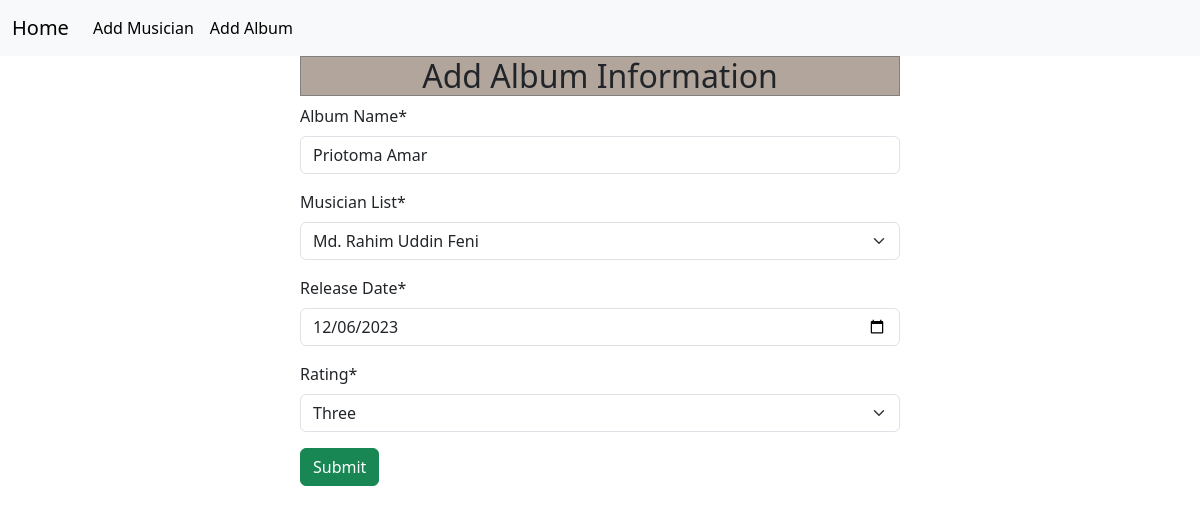
Page /album/edit_album/9 on the committed database.
### Album/models.py (models this page shows, shortened)
class Album(models.Model):
   rating_choice=[
      (1,'One'),
      (2,'Two'),
      (3,'Three'),
      (4,'Four'),
      (5,'Five'),
   ]
   Name=models.CharField(max_length=100,unique=True)
   MusicianList=models.ForeignKey(to=Musician, on_delete=models.CASCADE)
   ReleaseDate=models.DateField()
   Rating=models.IntegerField(choices=rating_choice)

### Album/views.py (the view)
# urls.py: path('edit_album/<int:id>',views.edit_album,name='edit_album'),
def edit_album(request,id):
    album_id=models.Album.objects.get(pk=id)
    album_instance=forms.AlbumForm(instance=album_id)
    if request.method=='POST':
        album_instance=forms.AlbumForm(request.POST,instance=album_id)
        if album_instance.is_valid():
            album_instance.save()
            return redirect('add_album')
    return render(request, 'Album/add_album.html',{'form':album_instance})

### Album/forms.py
class AlbumForm(forms.ModelForm):
    class Meta:
        model=Album
        fields='__all__'
        labels={
            'Name':'Album Name',
            'ReleaseDate':'Release Date',
            'Rating':'Rating',
            'MusicianList':'Musician List',
        }
        help_text ={
            'Rating':'Enter the rating between 1 and 5',
            'ReleaseDate':'Enter the release date',
            'Name':'Enter the name of the album',
        }
        widgets={
            'ReleaseDate':forms.DateInput(attrs={'type':'date'}),
        }

### Musician/models.py (called while the page is built)
    def __str__(self) -> str:
        return self.FirstName + ' ' + self.LastName

### Album/templates/Album/add_album.html (shortened to what this page needs)
{% extends "base.html" %}
{% load crispy_forms_tags %}
{% block content %}
<form action="" method="post" style="height:500px;width:50%;margin:auto">
    <h2 style="border:1px solid gray; text-align:center;background-color:#B2A59B">Add Album Information</h2>
    {{form| crispy}}
    <button class='btn btn-success' type="submit">Submit</button>
</form>
{% endblock content %}

### rows in the picture
Album: Name "Priotoma Amar", MusicianList "Md. Rahim Uddin Feni", ReleaseDate "12/06/2023", Rating "Three"
